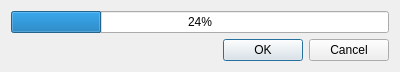
<?xml version="1.0" encoding="UTF-8"?>
<ui version="4.0">
 <class>VerifyProgress</class>
 <widget class="QDialog" name="VerifyProgress">
  <property name="geometry">
   <rect>
    <x>0</x>
    <y>0</y>
    <width>400</width>
    <height>68</height>
   </rect>
  </property>
  <property name="windowTitle">
   <string>Dialog</string>
  </property>
  <layout class="QVBoxLayout" name="verticalLayout">
   <item>
    <widget class="QProgressBar" name="progressBar">
     <property name="value">
      <number>24</number>
     </property>
    </widget>
   </item>
   <item>
    <widget class="QDialogButtonBox" name="buttonBox">
     <property name="orientation">
      <enum>Qt::Horizontal</enum>
     </property>
     <property name="standardButtons">
      <set>QDialogButtonBox::Cancel|QDialogButtonBox::Ok</set>
     </property>
    </widget>
   </item>
  </layout>
 </widget>
 <resources/>
 <connections>
  <connection>
   <sender>buttonBox</sender>
   <signal>accepted()</signal>
   <receiver>VerifyProgress</receiver>
   <slot>accept()</slot>
   <hints>
    <hint type="sourcelabel">
     <x>248</x>
     <y>254</y>
    </hint>
    <hint type="destinationlabel">
     <x>157</x>
     <y>274</y>
    </hint>
   </hints>
  </connection>
  <connection>
   <sender>buttonBox</sender>
   <signal>rejected()</signal>
   <receiver>VerifyProgress</receiver>
   <slot>reject()</slot>
   <hints>
    <hint type="sourcelabel">
     <x>316</x>
     <y>260</y>
    </hint>
    <hint type="destinationlabel">
     <x>286</x>
     <y>274</y>
    </hint>
   </hints>
  </connection>
 </connections>
</ui>
